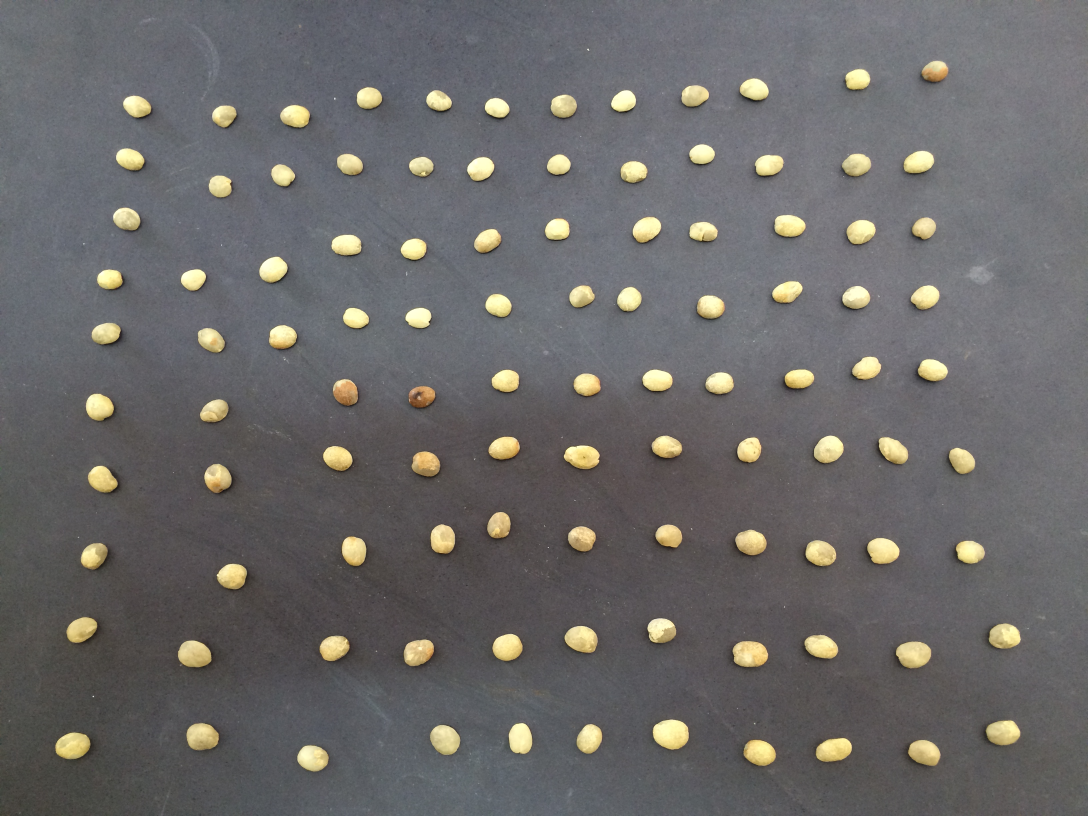
#> input picture GUI/cafe/IMG_1813.JPG, 3264 x 2448 px, given in place of videofeed, which was not available (shown at 1/3 size)
$ python webcam.py GUI/cafe/IMG_1813.JPG   (older library calls are emulated)
#> lines starting #> are read from the running program, lines starting #| are printed output that depends on the picture; after the words box and inside, x2 and y2 are one past the last pixel; in counts of white or black regions, pixels touching at a corner belong together; pictures that were not available may be replaced by others from this repository, and a replacement may not be noted
### lib.py
import cv2
import numpy as np
cases = {'quebrados' : 0, 'bons' : 1, 'sujeira' : -1, 0 : 'quebrados', 1 : 'bons', -1 : 'sujeira'}
configHSV = (open("config-hsv.txt", 'r').readlines())
#> (reads config-hsv.txt from the repository)
configHSVBorder = (open("config-hsv-borda.txt", 'r').readlines())
#> (reads config-hsv-borda.txt from the repository)
configCorte = int(open('config-corte.txt', "r").readlines()[0])
#> (reads config-corte.txt from the repository)
#> further down, frame is the input picture: shape (2448, 3264, 3); mean B, G, R 105, 105.6, 107.2
def thresholdHSV(image):
	hsv = cv2.cvtColor(image,cv2.COLOR_BGR2HSV)
#> hsv: shape (2448, 3264, 3); mean H, S, V 99.6, 20.9, 111.4
	lower_hsv = np.array([int(configHSV[0]),int(configHSV[1]),int(configHSV[2])])
	upper_hsv = np.array([int(configHSV[3]),int(configHSV[4]),int(configHSV[5])])
	mask = cv2.inRange(hsv,lower_hsv, upper_hsv)
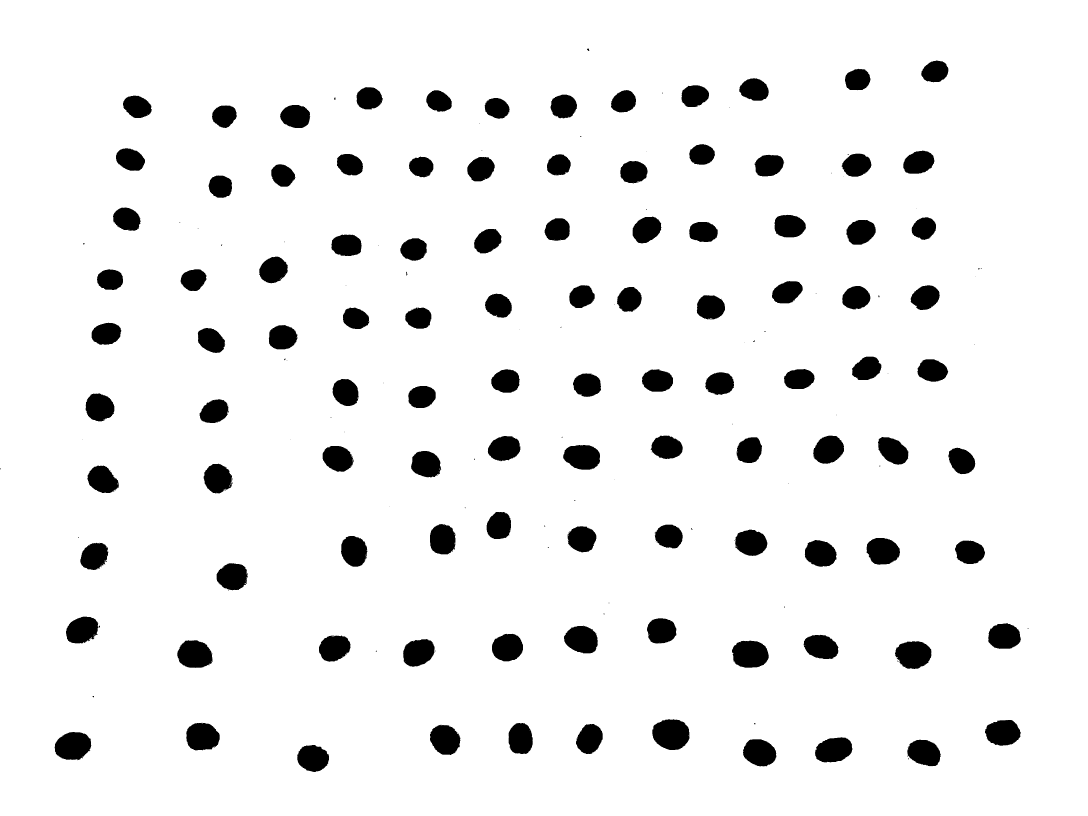
#> mask: shape (2448, 3264) (shown at 1/3 size); 93.5% white; 196 black regions (87 under 20 px), largest, box (x1, y1, x2, y2) and area: (1957, 2158, 2069, 2250) 8149, (2196, 1922, 2306, 2003) 7264, (164, 2196, 274, 2281) 7199
	mask = 255 - mask
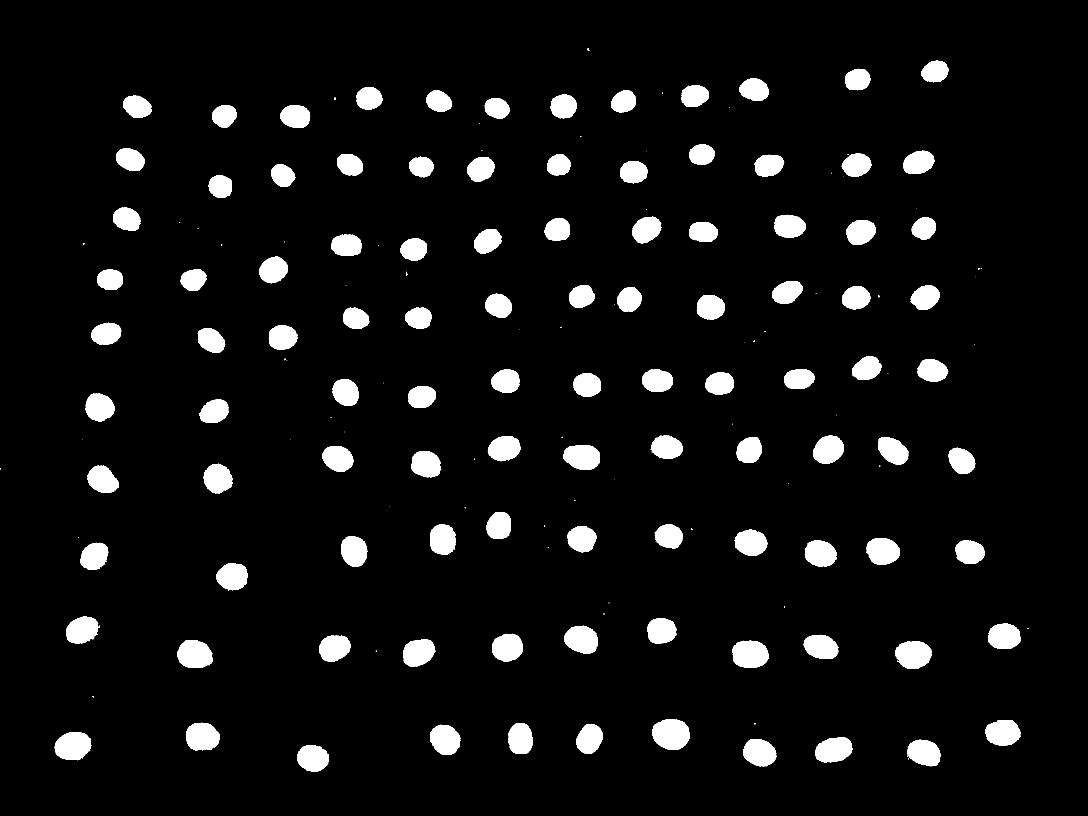
#> mask: shape (2448, 3264) (shown at 1/3 size); 6.5% white; 196 white regions (87 under 20 px)
	return(mask)

# [24 lines left out: functions separar, thresholdHSVBorder, not called in this run]
def removeMask(image, mask = np.array((0))):
	mask = thresholdHSV(image) if not mask.any() else mask
	return cv2.bitwise_and(image,image, mask = mask)
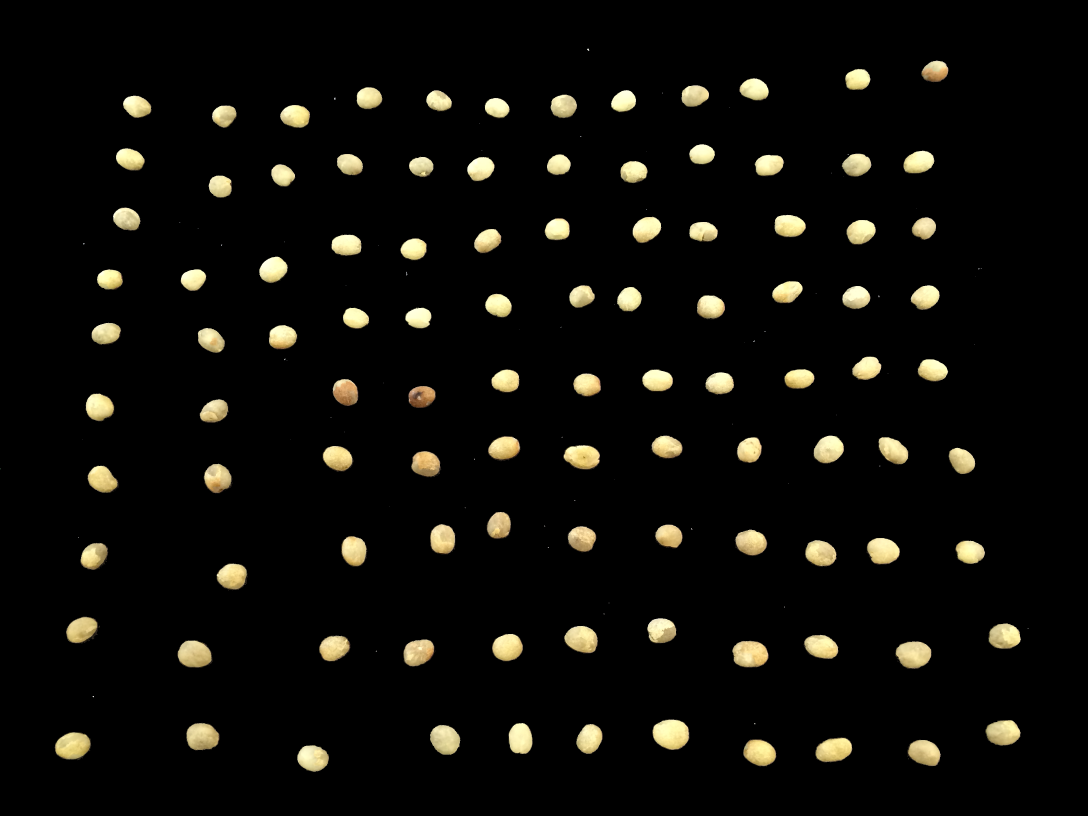
#> returned value: shape (2448, 3264, 3) (shown at 1/3 size); mean of channels 0, 1, 2 9.4, 13.2, 14.3; drawn as B, G, R

# [57 lines left out: functions getAreaMinRec, getAreaMinElipse, getAreaMinCircle, calcAreaPercentage, distanciaMaiorDefeito, not called in this run]

### common.py
#!/usr/bin/env python

'''
This module contains some common routines used by other samples.
'''

# Python 2/3 compatibility
from __future__ import print_function
import sys
PY3 = sys.version_info[0] == 3

if PY3:
    from functools import reduce

import numpy as np
import cv2

# built-in modules
import os
import itertools as it
from contextlib import contextmanager

image_extensions = ['.bmp', '.jpg', '.jpeg', '.png', '.tif', '.tiff', '.pbm', '.pgm', '.ppm']

class Bunch(object):
    def __init__(self, **kw):
        self.__dict__.update(kw)
    def __str__(self):
        return str(self.__dict__)

# [4 lines left out: function splitfn, not called in this run]

def anorm2(a):
    return (a*a).sum(-1)
def anorm(a):
    return np.sqrt( anorm2(a) )

# [44 lines left out: functions homotrans, to_rect, rect2rect_mtx, lookat, mtx2rvec, draw_str, not called in this run]

class Sketcher:
    # [8 lines left out: function __init__, not called in this run]

    def show(self):
        cv2.imshow(self.windowname, self.dests[0])

    # [13 lines left out: function on_mouse, not called in this run]


# palette data from matplotlib/_cm.py
_jet_data =   {'red':   ((0., 0, 0), (0.35, 0, 0), (0.66, 1, 1), (0.89,1, 1),
                         (1, 0.5, 0.5)),
               'green': ((0., 0, 0), (0.125,0, 0), (0.375,1, 1), (0.64,1, 1),
                         (0.91,0,0), (1, 0, 0)),
               'blue':  ((0., 0.5, 0.5), (0.11, 1, 1), (0.34, 1, 1), (0.65,0, 0),
                         (1, 0, 0))}

cmap_data = { 'jet' : _jet_data }

# [14 lines left out: function make_cmap, not called in this run]

def nothing(*arg, **kw):
    pass

def clock():
    return cv2.getTickCount() / cv2.getTickFrequency()

# [8 lines left out: function Timer, not called in this run]

class StatValue:
    def __init__(self, smooth_coef = 0.5):
        self.value = None
        self.smooth_coef = smooth_coef
    def update(self, v):
        if self.value is None:
            self.value = v
        else:
            c = self.smooth_coef
            self.value = c * self.value + (1.0-c) * v

class RectSelector:
    # [30 lines left out: functions __init__, onmouse, draw, not called in this run]
    @property
    def dragging(self):
        return self.drag_rect is not None


# [24 lines left out: functions grouper, mosaic, not called in this run]

def getsize(img):
    h, w = img.shape[:2]
    return w, h

def mdot(*args):
    return reduce(np.dot, args)

# [4 lines left out: function draw_keypoints, not called in this run]

### webcam.py
#!/usr/bin/env python

'''
Multithreaded video processing sample.
Usage:
   video_threaded.py {<video device number>|<video file name>}

   Shows how python threading capabilities can be used
   to organize parallel captured frame processing pipeline
   for smoother playback.

Keyboard shortcuts:

   ESC - exit
   space - switch between multi and single threaded processing
'''

# Python 2/3 compatibility
from __future__ import print_function
import numpy as np
import cv2
import lib
from multiprocessing.pool import ThreadPool
from collections import deque

from common import clock, draw_str, StatValue
import video

if __name__ == '__main__':
    import sys

    print(__doc__)

    try:
        fn = sys.argv[1]
    except:
        fn = 0
    #cap = video.create_capture(fn)
    cap = cv2.VideoCapture('http://192.168.1.103:8080/videofeed')


    def nothing(x):
        pass
    def process_frame(frame, t0):
        imgs = frame
        ts = lib.thresholdHSV(imgs)
        im = lib.removeMask(imgs)
        _,contours,hierarchy = cv2.findContours(ts,cv2.RETR_LIST,cv2.CHAIN_APPROX_SIMPLE)
#> contours = 458 contours, 353 with area under 20; largest, box (x1, y1, x2, y2) and area: (1957, 2158, 2069, 2250) 8003, (2196, 1922, 2306, 2003) 7116, (164, 2196, 274, 2281) 7052, (2685, 1924, 2794, 2007) 6862, (532, 1921, 638, 2004) 6796
        limit = cv2.getTrackbarPos('limit','input')
        for cnt in contours:
            if(cv2.contourArea(cnt) > cv2.getTrackbarPos('limit','input')):
            #idx += 1
                x,y,w,h = cv2.boundingRect(cnt)
#> x = 947; y = 2312; w = 4; h = 3
                roi=im[y-10:y+h+10,x-10:x+w+10]
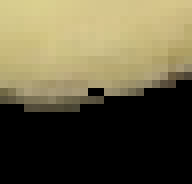
#> roi: shape (23, 24, 3) (shown 8 times larger); mean B, G, R 65.8, 93.5, 100.8
            #cv2.imwrite(str(idx) + '.jpg', roi)
                cv2.rectangle(imgs,(x-10,y-10),(x+w+10,y+h+10),(200,0,0),2)
        return imgs, t0

    threadn = cv2.getNumberOfCPUs()
    pool = ThreadPool(processes = threadn)
    pending = deque()

    threaded_mode = True

    latency = StatValue()
    frame_interval = StatValue()
    last_frame_time = clock()
    cv2.imshow('input', True)
    config = open('config-hsv.txt', "r").readlines()
    cv2.createTrackbar('limit', 'input',int(config[0]),500,nothing)
    cv2.createTrackbar('h', 'input',int(config[0]),179,nothing)
    cv2.createTrackbar('s', 'input',int(config[1]),255,nothing)
    cv2.createTrackbar('v', 'input',int(config[2]),255,nothing)
    cv2.createTrackbar('h1', 'input',int(config[3]),179,nothing)
    cv2.createTrackbar('s1', 'input',int(config[4]),255,nothing)
    cv2.createTrackbar('v1', 'input',int(config[5]),255,nothing)
    while True:
        while len(pending) > 0 and pending[0].ready():
            res, t0 = pending.popleft().get()
            latency.update(clock() - t0)
            draw_str(res, (20, 20), "threaded      :  " + str(threaded_mode))
            draw_str(res, (20, 40), "latency        :  %.1f ms" % (latency.value*1000))
            draw_str(res, (20, 60), "frame interval :  %.1f ms" % (frame_interval.value*1000))
            cv2.imshow('input', res)
        if len(pending) < threadn:
            ret, frame = cap.read()
            t = clock()
            frame_interval.update(t - last_frame_time)
            last_frame_time = t
            task = pool.apply_async(process_frame, (frame.copy(), t))
            pending.append(task)
        ch = 0xFF & cv2.waitKey(1)
        if ch == ord(' '):
            threaded_mode = not threaded_mode
        if ch == 27:
            break
cv2.destroyAllWindows()
